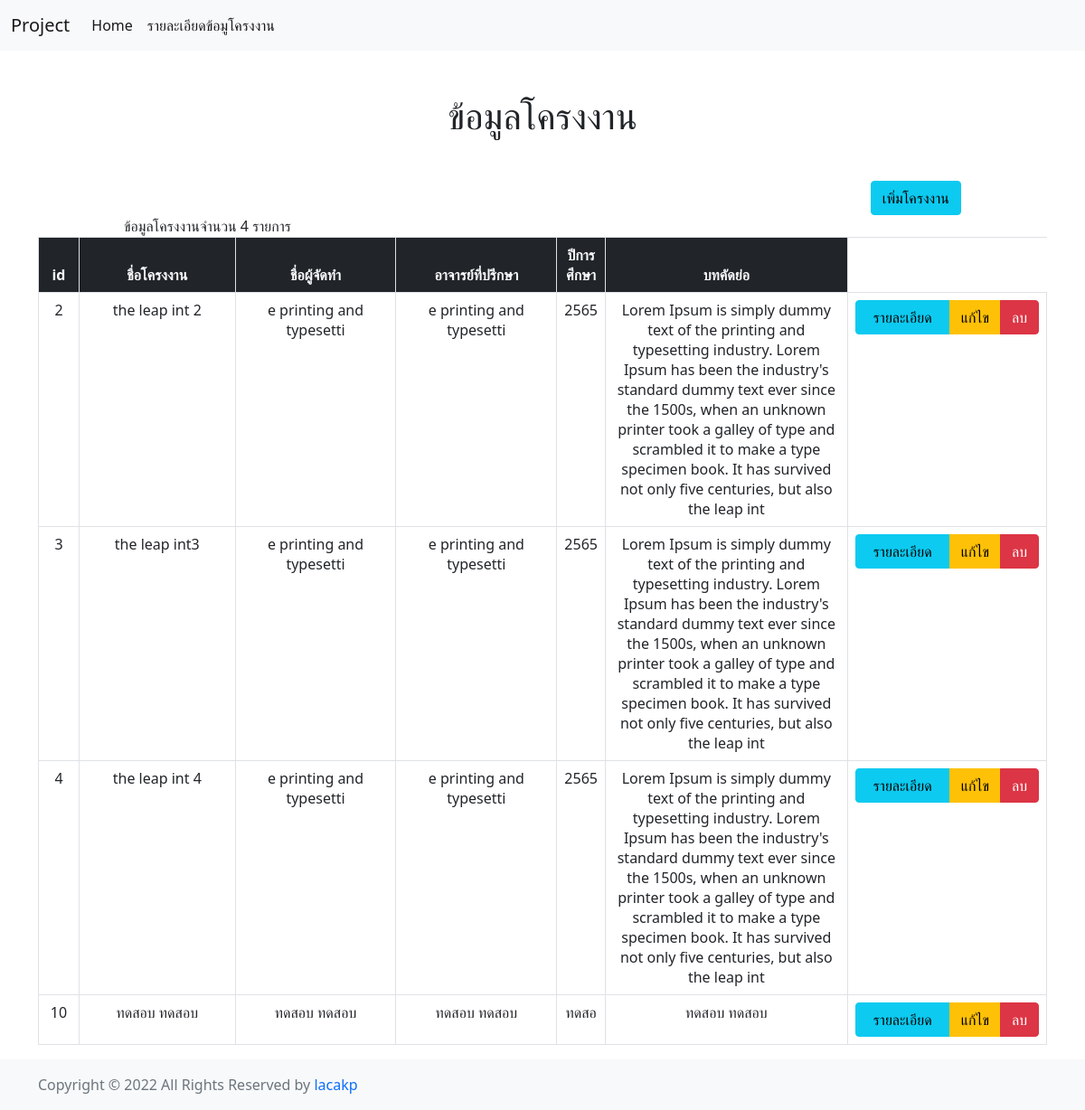
The page /project-table.php on the database its author committed.
### tables this page shows
CREATE TABLE `tb_project` (
  `id` int(10) NOT NULL COMMENT 'id ',
  `title` varchar(100) NOT NULL COMMENT 'ชื่อโครงงาน',
  `name` varchar(100) NOT NULL COMMENT 'ผู้จัดทำ',
  `advisor` varchar(100) NOT NULL COMMENT 'ที่ปรึกษา',
  `year` varchar(4) NOT NULL COMMENT 'ปีการศึกษา',
  `detail` varchar(500) NOT NULL COMMENT 'บทคัดย่อ',
  `date` date NOT NULL
);

### project-table.php (the view, shortened to what this page needs)
<?php
require_once('./header.php');
require_once('./config/connect.php');
$sql = "SELECT * FROM tb_project";
$result = mysqli_query($conn, $sql);
?>
<?php include_once('./header.php') ?>
<div class="container mt-5">
	<div class="row justify-content-center">
		<div class="col-md-10">
			<h1 class="mb-5 text-center"> ข้อมูลโครงงาน </h1>
			<div class="text-end">
				<a href="project-form-create.php" class="btn btn-info">เพิ่มโครงงาน</a>
			</div>
			<span class="float-start">ข้อมูลโครงงานจำนวน <?php echo mysqli_num_rows($result) ?> รายการ </span>
		</div>
		<div class="col-md-12">
			<div class="table-responsive">
				<?php if (mysqli_num_rows($result) > 0) : ?>
					<table class="table table-bordered">
						<thead>
							<tr class="text-center text-light bg-dark">
								<th style="width: 3rem;">id</th>
								<th style="width: 13rem;">ชื่อโครงงาน</th>
								<th style="width: 13em;">ชื่อผู้จัดทำ</th>
								<th style="width: 13em;">อาจารย์ที่ปรึกษา</th>
								<th>ปีการศึกษา</th>
								<th style="width: 20em;">บทคัดย่อ</th>
							</tr>
						</thead>
						<tbody>
							<?php while ($row = mysqli_fetch_assoc($result)) : ?>
								<tr class="text-center">
									<td> <?php echo $row['id'] ?> </td>
									<td> <?php echo $row['title'] ?> </td>
									<td> <?php echo $row['name'] ?> </td>
									<td> <?php echo $row['advisor'] ?> </td>
									<td> <?php echo $row['year'] ?> </td>
									<td> <?php echo $row['detail'] ?> </td>
									<td>
										<div class="btn-group">
											<button class="btn btn-info" data-bs-toggle="modal" data-bs-target="#my-modal<?php echo $row['id'] ?>" style="width: 105px;"> รายละเอียด </button>
											<a href="project-form-update.php?id=<?php echo $row['id'] ?>" class="btn btn-warning"> แก้ไข </a>
											<a href="./services/project-delete.php?id=<?php echo $row['id'] ?>" class="btn btn-danger"> ลบ </a>
										</div>
									</td>
								</tr>
							<?php endwhile; ?>
						</tbody>
					</table>
				<?php
				else :
					echo "<p class='mt-5'>ไม่มีข้อมูล</p>";
				endif;
				?>
			</div>
		</div>
	</div>
</div>
<?php include_once('./footer.php') ?>

### rows shown on the page
tb_project: id "2", title "the leap int 2", name "e printing and typesetti", advisor "e printing and typesetti", year "2565", detail "Lorem Ipsum is simply dummy text of the printing and typesetting industry. Lorem Ipsum has been the industry's standard dummy text ever since the 1500s, when an unknown printer took a galley of type and scrambled it to make a type specimen book. It has survived not only five centuries, but also the leap int"
tb_project: id "3", title "the leap int3", name "e printing and typesetti", advisor "e printing and typesetti", year "2565", detail "Lorem Ipsum is simply dummy text of the printing and typesetting industry. Lorem Ipsum has been the industry's standard dummy text ever since the 1500s, when an unknown printer took a galley of type and scrambled it to make a type specimen book. It has survived not only five centuries, but also the leap int"
tb_project: id "4", title "the leap int 4", name "e printing and typesetti", advisor "e printing and typesetti", year "2565", detail "Lorem Ipsum is simply dummy text of the printing and typesetting industry. Lorem Ipsum has been the industry's standard dummy text ever since the 1500s, when an unknown printer took a galley of type and scrambled it to make a type specimen book. It has survived not only five centuries, but also the leap int"
tb_project: id "10", title "ทดสอบ ทดสอบ", name "ทดสอบ ทดสอบ", advisor "ทดสอบ ทดสอบ", year "ทดสอ", detail "ทดสอบ ทดสอบ"

### other values the page prints
mysqli_num_rows($result) "4"
